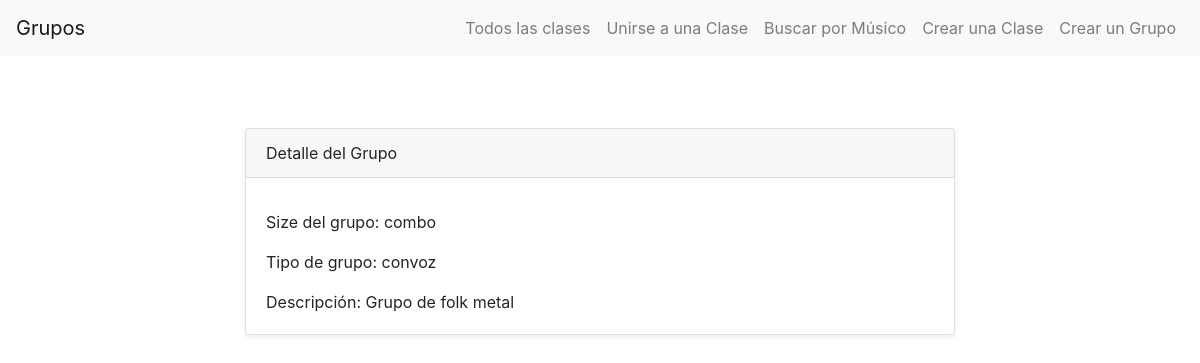
The page /grupos/detail-grupo/1 on the database its author committed.
### grupos/models.py (models this page shows, shortened)
class Grupo(models.Model):
    nombre = models.CharField(max_length=100)
    size = models.CharField(
        max_length=20,
        choices=Size.size_choices,
        default=Size.combo
        )
    tipo = models.CharField(
        max_length=20,
        choices=Tipo.tipo_choices,
        default=Tipo.instrumental
        )
    descripcion = models.CharField(max_length=500)

### grupos/views.py (the view)
# urls.py: path("detail-grupo/<grupo_id>", detail_group_view, name="detalle-grupo")
def detail_group_view(request, grupo_id):
    grupo = Grupo.objects.get(id=grupo_id)
    contexto = {"grupo": grupo}
    return render(request, "grupos/detail-grupo.html", contexto)

### grupos/templates/grupos/detail-grupo.html (shortened to what this page needs)
{% extends 'grupos/base.html' %}
{% block content %}
<section class="py-5">
    <div class="container">
        <div class="row">
            <div class="col-lg-8 mx-auto">
                <div class="card shadow-sm">
                    <div class="card-header">
                        Detalle del Grupo
                    </div>
                    <div class="card-body">
                        <p class="card-text">Size del grupo: {{ grupo.size }}</p>
                        <p class="card-text">Tipo de grupo: {{ grupo.tipo }}</p>
                        <p class="card-text">Descripción: {{ grupo.descripcion | default:"No proporcionado" }}</p>
                    </div>
                </div>
            </div>
        </div>
    </div>
</section>
{% endblock %}

### rows shown on the page
Grupo: size "combo", tipo "convoz", descripcion "Grupo de folk metal"
